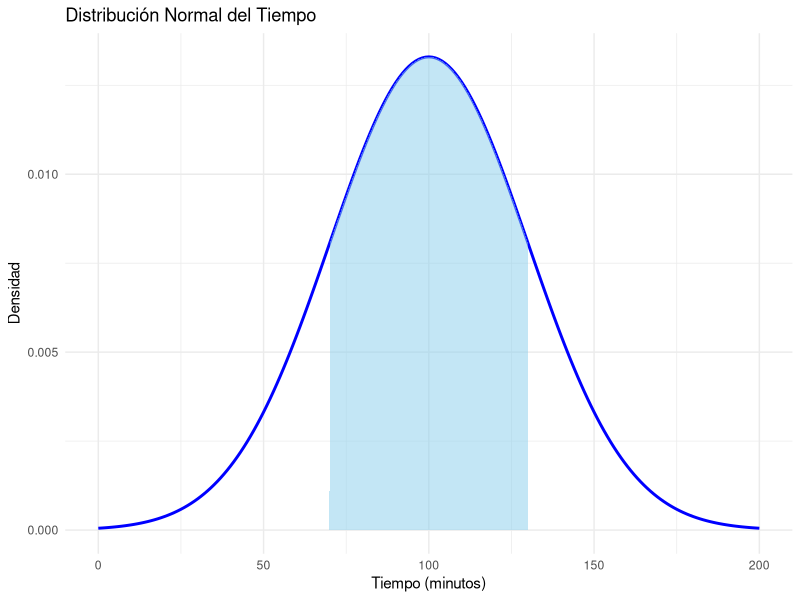

Generate this figure with R: (Note: this script raises an error after producing the figure.)
## ---- chunk 1

## ---- chunk 2
#Definimos las variables
mu = 100
sigma = 30

#Pero lo podemos hacer de otra forma, mucho más lindo
prob_70_130 <- pnorm(130, mean = 100, sd = 30) - pnorm(70, mean = 100, sd = 30)
prob_70_130
## ---- chunk 3
library(ggplot2)

# Parametros del problema
mu = 100
sigma = 30

# Secuencia de valores X para graficar
x <- seq(0, 200, by = 1)
y <- dnorm(x, mean = mu, sd = sigma)

# Creamos el dataframe
df <- data.frame(x = x, y = y)

# Se crea la grafica
ggplot(df, aes(x, y)) +
  geom_line(color = "blue", size = 1) +
  geom_area(data = subset(df, x >= 70 & x <= 130), aes(x, y), fill = "skyblue", alpha = 0.5) +
  labs(
    title = "Distribución Normal del Tiempo",
    x = "Tiempo (minutos)",
    y = "Densidad"
  ) +
  theme_minimal()
## ---- chunk 4
normal_percentil = qnorm(0.95, mu = mu, sd = sigma)
## ---- chunk 5
#Parámetros del problema
mu <- 24
sigma <- 3.8

#Probabilidad de llegar tarde
p_llega_tarde <- 1 - pnorm(15, mean = mu, sd = sigma)
round(p_llega_tarde, 4)
## ---- chunk 6
#En este caso sería esto porque tenemos que tener en cuenta que hay "entre medio"
p_cafe <- pnorm(25, mean = mu, sd = sigma) - pnorm(15, mean = mu, sd = sigma)
round(p_cafe, 4)
## ---- chunk 7

#Aquí usamos los qnorm ya que trabajamos con percentiles.
k_lento <- qnorm(0.85, mean = mu, sd = sigma)
round(k_lento, 2)
## ---- chunk 8
#Probabilidad de un viaje entre 35 y 50 minutos
p_lento_intervalo <- pnorm(50, mean = mu, sd = sigma) - pnorm(35, mean = mu, sd = sigma)

#Probabilidad binomial de al menos 2
p_binomial <- 1 - dbinom(0, size = 5, prob = p_lento_intervalo) - dbinom(1, size = 5, prob = p_lento_intervalo)
round(p_binomial, 4)
## ---- chunk 9

#Definimos las variables
lambda = 4
observaciones = 5

#Conseguimos la probabilidad
poisson = dpois(x = 5, lambda = 4)
print(poisson)
## ---- chunk 10
library(ggplot2)

# Posibles valores que pueden existir
x = 0:30

# Distribución
y = dpois(x, lambda = 4)

# Creamos el Data frame
df = data.frame(x = x, y = y)




#--------------- Creamos la grafica -----------------------
ggplot(df, aes(x = factor(x), y = y)) +
  geom_col(fill = "red", color = "black") +
  geom_col(data = subset(df, x == 5), aes(x, y), fill = "blue", color = "black") +
  labs(
    title = "Distribución de Poisson: Llamadas por Hora",
    x = "Número de llamadas en una hora",
    y = "Probabilidad"
  ) +
  theme_minimal()

## ---- chunk 11
poisson_acumulado_menos = ppois(q = 2, lambda = 4)
poisson_acumulado_menos
## ---- chunk 12
poisson_acumulado_mas = 1 - dpois(q = 2, lambda = 4)
poisson_acumulado_mas
